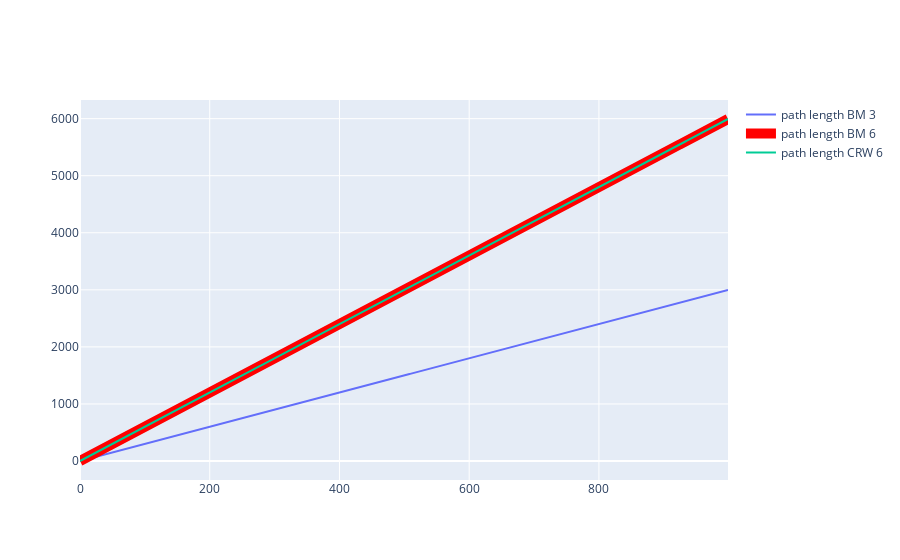

This figure's notebook cell:
### Markdown cell above
## Generate trayectoris and plot

### Code cell
# Initial parameters
s_pos = [0,0]
n_steps = 1000

fig = go.Figure()

# BM 3
BM_df = BrownianMotionTrayectory(n_steps, s_pos, vel=3)
BM_trayectory = DfTrayectory(BM_df,n_steps,s_pos)
fig.add_trace(go.Scatter(
    x=BM_trayectory.index,
    y=BM_trayectory.y,
    mode='lines',
    name="path length BM 3",
    showlegend=True
))

# BM 6
BM_df = BrownianMotionTrayectory(n_steps, s_pos, vel=6)
BM_trayectory = DfTrayectory(BM_df,n_steps,s_pos)
fig.add_trace(go.Scatter(
    x=BM_trayectory.index,
    y=BM_trayectory.y,
    mode='lines',
    name="path length BM 6",
    showlegend=True,
    line=dict(color='red', width=10) 
))


# CRW 6
CRW_df = CorrelatedRandomWalk(n_steps, s_pos, vel=6)
CRW_trayectory = DfTrayectory(CRW_df,n_steps,s_pos)
fig.add_trace(go.Scatter(
    x=CRW_trayectory.index,
    y=CRW_trayectory.y,
    mode='lines',
    name="path length CRW 6",
    showlegend=True
))

fig.show()

### Figure 1 — Plotly figure (JSON) as saved in the notebook; plotly's stock layout.template omitted (floating-point values rounded to 4 significant figures; data arrays with more than 128 entries replaced by an {"elided": "..."} marker saying what was removed)
{"data": [{"mode": "lines", "name": "path length BM 3", "showlegend": true, "type": "scatter", "x": {"elided": "1000 int values"}, "y": {"elided": "1000 int values"}}, {"line": {"color": "red", "width": 10}, "mode": "lines", "name": "path length BM 6", "showlegend": true, "type": "scatter", "x": {"elided": "1000 int values"}, "y": {"elided": "1000 int values"}}, {"mode": "lines", "name": "path length CRW 6", "showlegend": true, "type": "scatter", "x": {"elided": "1000 int values"}, "y": {"elided": "1000 float values"}}], "layout": {}}
